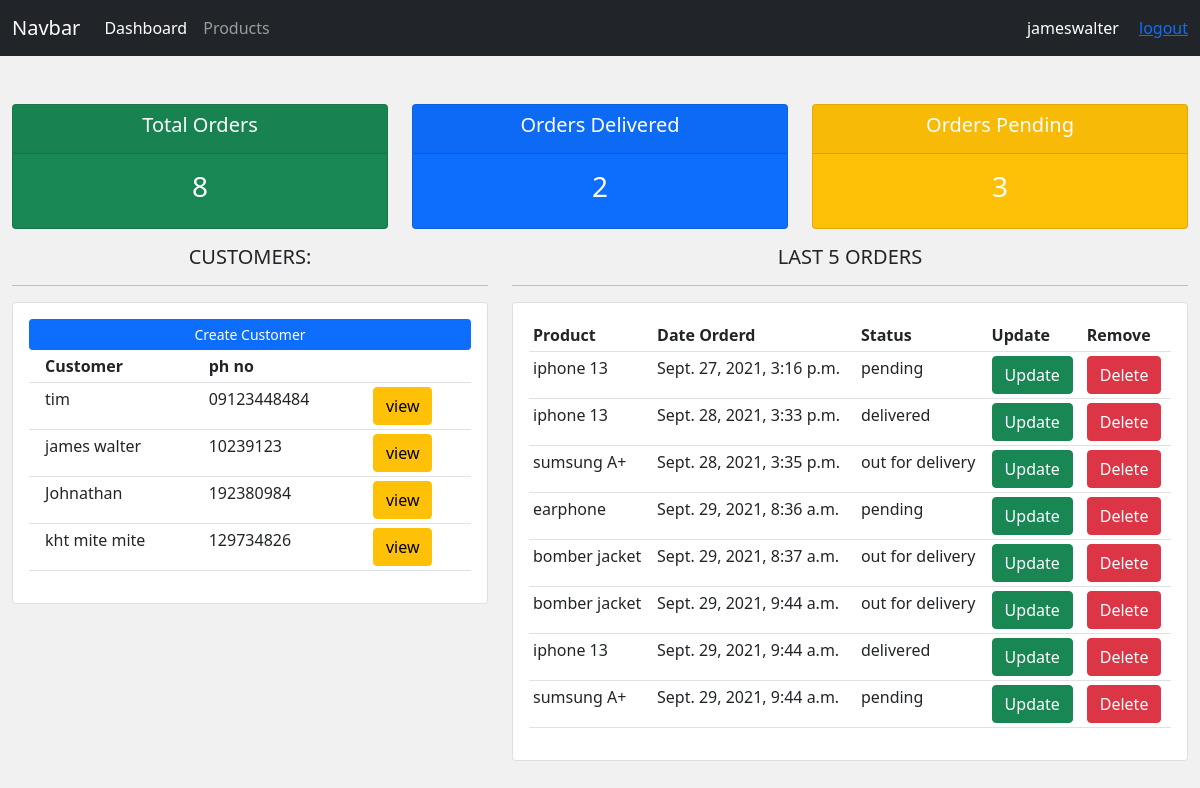
The app's page / (signed in) with its own data.
### accounts/models.py (models this page shows, shortened)
class Customer(models.Model):
    user=models.OneToOneField(User,on_delete=CASCADE,null=True)#if data for certain user model get deleted it will delete whole row in customer too
    name=models.CharField(max_length=200,null=True)
    email=models.CharField(max_length=200,null=True)
    phno=models.CharField(max_length=200,null=True)
    created_at=models.DateTimeField(auto_now_add=True)

class Order(models.Model):
    status=(
        ('pending','Pending'),
        ('out for delivery','Out for Delivery'),
        ('delivered','Delievered'),
    )
    customer=models.ForeignKey(Customer,null=True,on_delete=models.SET_NULL)#models.cascade means deleting all related table of customers.SET_NULL means it will onlly set null in related customer table.
    product=models.ForeignKey(Product,null=True,on_delete=models.SET_NULL)
    created_at=models.DateTimeField(auto_now_add=True)
    status=models.CharField(max_length=200,null=True,choices=status)

class Product(models.Model):
    category=(
        ('indoor',"In Door"),
        ('outdoor',"Out Door")
    )
    name=models.CharField(max_length=200,null=True)
    price=models.FloatField(null=True)
    category=models.CharField(max_length=200,null=True,blank=True,choices=category)
    created_at=models.DateTimeField(auto_now_add=True)
    tag=models.ManyToManyField(Tag)

### accounts/decorators.py (the view)
    def wrapper(request):
        if request.user.groups.first().name=='admin':
            return view_fun(request)
        if request.user.groups.first().name=='customer':
            return redirect('/customer_profile')

### accounts/views.py (called while the page is built)
@login_required(login_url='/login')#if not login redirect to login page
@admin_only#don't put () while setting decorators because it will ask for certain parameters, not putting parameters will take the whole fun under ur specified decorator as parameter.
def dashboard(request):
    customers=Customer.objects.all()
    orders=Order.objects.all()
    total=orders.count()
    delivered=Order.objects.filter(status="delivered").count()
    pending=Order.objects.filter(status="pending").count()
    return render(request,'accounts/dashboard.html',{
        'customers':customers,
        'orders':orders,
        'total':total,
        'delivered':delivered,
        'pending':pending
    })

### accounts/templates/accounts/dashboard.html
{% extends 'accounts/master.html' %}
{% block content %}
<div class="row">
	<div class="col">
		<div class="col-md">
			<div class="card text-center text-white  mb-3 bg-success">
			  	<div class="card-header">
			  		<h5 class="card-title">Total Orders</h5>
			  	</div>
			  	<div class="card-body">
			    	<h3 class="card-title">{{total}}</h3>
			  	</div>
			</div>
		</div>
	</div>
	<div class="col">
		<div class="col-md">
			<div class="card text-center text-white  mb-3  bg-primary">
			  	<div class="card-header">
			  		<h5 class="card-title">Orders Delivered</h5>
			  	</div>
			  	<div class="card-body">
			    	<h3 class="card-title">{{delivered}}</h3>
			  	</div>
			</div>
		</div>
	</div>
	<div class="col">
		<div class="col-md">
			<div class="card text-center text-white  mb-3  bg-warning">
			  	<div class="card-header">
			  		<h5 class="card-title">Orders Pending</h5>
			  	</div>
			  	<div class="card-body">
			    	<h3 class="card-title">{{pending}}</h3>
			  	</div>
			</div>
		</div>
	</div>
</div>
<div class="row">
	<div class="col-md-5">
		<h5 class="text-center">CUSTOMERS:</h5>
		<hr>
		<div class="card card-body">
			<a class="btn btn-primary  btn-sm btn-block" href="">Create Customer</a>
			<table class="table table-sm">
				<tr>
					<th></th>
					<th>Customer</th>
					<th>ph no</th>
					<th></th>
				</tr>
				{% for customer in customers %}
				<tr>
					<td></td>
					<td>{{customer.name}}</td>
					<td>{{customer.phno}}</td>
					<td><a class="btn btn-warning" href="{% url 'customers.show' customer.id %}">view</a></td>
				</tr>
				{% endfor %}
			</table>
		</div>
	</div>
	<div class="col-md-7">
		<h5 class="text-center">LAST 5 ORDERS</h5>
		<hr>
		<div class="card card-body">
			<table class="table table-sm">
				<tr>
					<th>Product</th>
					<th>Date Orderd</th>
					<th>Status</th>
					<th>Update</th>
					<th>Remove</th>
				</tr>
				{% for order in orders  %}
				<tr>
					<td>{{order.product.name}}</td>
					<td>{{order.created_at}}</td>
					<td>{{order.status}}</td>
					<td><a class="btn btn-success" href="{% url 'order.update' order.id %}">Update</a></td>
					<td><a class="btn btn-danger" href="{% url 'order.delete' order.id %}">Delete</a></td>
				</tr>
				{% endfor %}
			</table>
		</div>
	</div>
</div>
{% endblock content %}

### accounts/templates/accounts/master.html (shortened to what this page needs)
{% load static %}
<!DOCTYPE html>
<html lang="en">
<head>
    <link href="https://cdn.jsdelivr.net/npm/bootstrap@5.1.1/dist/css/bootstrap.min.css" rel="stylesheet">
    <link rel="stylesheet" href="{% static 'accounts/style.css' %}">
</head>
<body>
    {% include 'accounts/components/navbar.html' %}
    <div class="container-fluid">
    {% block content %}{% endblock %}
    </div>
</body>
</html>

### accounts/templates/accounts/components/navbar.html (shortened to what this page needs)
<nav class="navbar navbar-expand-lg navbar-dark bg-dark mb-5" >
    <div class="container-fluid">
        <a class="navbar-brand" href="#">Navbar</a>
        <div class="collapse navbar-collapse" id="navbarNav">
            {% if request.user.is_authenticated %}
            <ul class="navbar-nav">
                <li class="nav-item">
                <a class="nav-link active" aria-current="page" href="{% url 'dashboard' %}">Dashboard</a>
                </li>
                <li class="nav-item">
                <a class="nav-link" href="{% url 'products' %}">Products</a>
                </li>
            </ul>
            {% endif %}
        </div>
        {% if request.user.is_authenticated %}
        <div class="text-white">
            <span class="me-3">{{request.user.username}}</span>
            <a href="{% url 'logout' %}">logout</a>
        </div>
        {% else %}
        <div class="text-white">
            <a href="{% url 'login' %}" class="me-3">login</a>
            <a href="{% url 'register' %}">register</a>
        </div>
        {% endif %}
    </div>
</nav>

### accounts/static/accounts/style.css (style rules this page uses)
body { background-color:#f1f1f1; }

### records on screen
Customer: name "tim", phno "09123448484"
Customer: name "james walter", phno "10239123"
Customer: name "Johnathan", phno "192380984"
Customer: name "kht mite mite", phno "129734826"
Order: product.name "iphone 13", created_at "Sept. 27, 2021, 3:16 p.m.", status "pending"
Order: product.name "iphone 13", created_at "Sept. 28, 2021, 3:33 p.m.", status "delivered"
Order: product.name "sumsung A+", created_at "Sept. 28, 2021, 3:35 p.m.", status "out for delivery"
Order: product.name "earphone", created_at "Sept. 29, 2021, 8:36 a.m.", status "pending"
Order: product.name "bomber jacket", created_at "Sept. 29, 2021, 8:37 a.m.", status "out for delivery"
Order: product.name "bomber jacket", created_at "Sept. 29, 2021, 9:44 a.m.", status "out for delivery"
Order: product.name "iphone 13", created_at "Sept. 29, 2021, 9:44 a.m.", status "delivered"
Order: product.name "sumsung A+", created_at "Sept. 29, 2021, 9:44 a.m.", status "pending"

### other values on screen
{{ request.user.username }} "jameswalter"
{{ total }} "8"
{{ delivered }} "2"
{{ pending }} "3"
